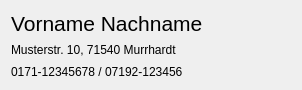
<?xml version="1.0" encoding="UTF-8"?>
<ui version="4.0">
 <class>AlteAbfuellung</class>
 <widget class="QWidget" name="AlteAbfuellung">
  <property name="geometry">
   <rect>
    <x>0</x>
    <y>0</y>
    <width>302</width>
    <height>90</height>
   </rect>
  </property>
  <property name="sizePolicy">
   <sizepolicy hsizetype="MinimumExpanding" vsizetype="Minimum">
    <horstretch>0</horstretch>
    <verstretch>0</verstretch>
   </sizepolicy>
  </property>
  <property name="windowTitle">
   <string>Form</string>
  </property>
  <layout class="QHBoxLayout" name="horizontalLayout_3">
   <item>
    <layout class="QVBoxLayout" name="verticalLayout">
     <item>
      <widget class="QLabel" name="label_name">
       <property name="font">
        <font>
         <pointsize>16</pointsize>
        </font>
       </property>
       <property name="lineWidth">
        <number>0</number>
       </property>
       <property name="text">
        <string>Vorname Nachname</string>
       </property>
      </widget>
     </item>
     <item>
      <widget class="QLabel" name="label_adresse">
       <property name="lineWidth">
        <number>0</number>
       </property>
       <property name="text">
        <string>Musterstr. 10, 71540 Murrhardt</string>
       </property>
      </widget>
     </item>
     <item>
      <widget class="QLabel" name="label_telefon">
       <property name="lineWidth">
        <number>0</number>
       </property>
       <property name="text">
        <string>0171-12345678 / 07192-123456</string>
       </property>
      </widget>
     </item>
    </layout>
   </item>
  </layout>
 </widget>
 <resources/>
 <connections/>
</ui>
